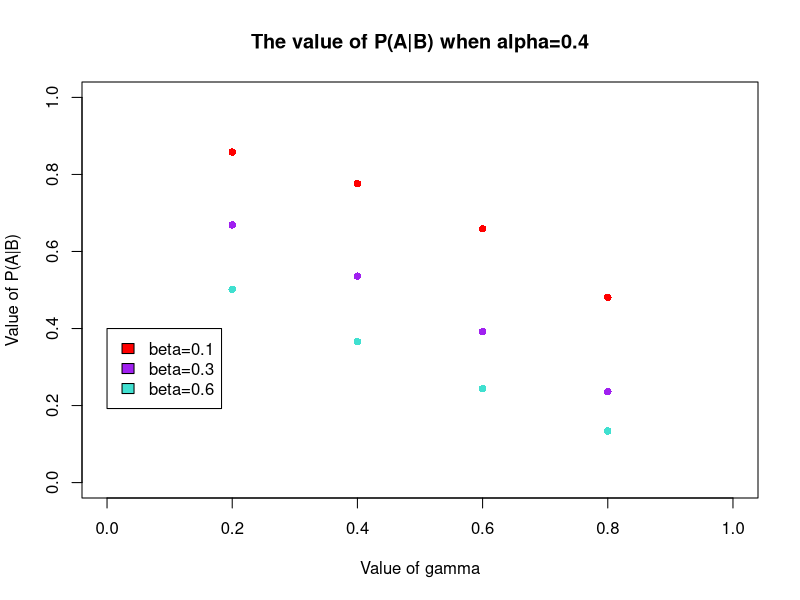

This chart was generated by the following R code:

gamma1<- c(0.2, 0.4, 0.6, 0.8)
pab1<- c(0.858, 0.776, 0.659, 0.481)
gamma2<- c(0.2, 0.4, 0.6, 0.8)
pab2<- c(0.669, 0.536, 0.392, 0.236)
gamma3<- c(0.2, 0.4, 0.6, 0.8)
pab3<- c(0.502, 0.366, 0.244, 0.134)


plot(gamma1, pab1, pch=16, 
     xlim=c(0,1), ylim=c(0,1),
     xlab="Value of gamma", ylab="Value of P(A|B)", col='red')
points(gamma2, pab2, pch=16, col='purple')
points(gamma3, pab3, pch=16, col='turquoise')
title("The value of P(A|B) when alpha=0.4")
legend(0.0, 0.4, c("beta=0.1","beta=0.3","beta=0.6"), c('red', 'purple', 'turquoise'))
